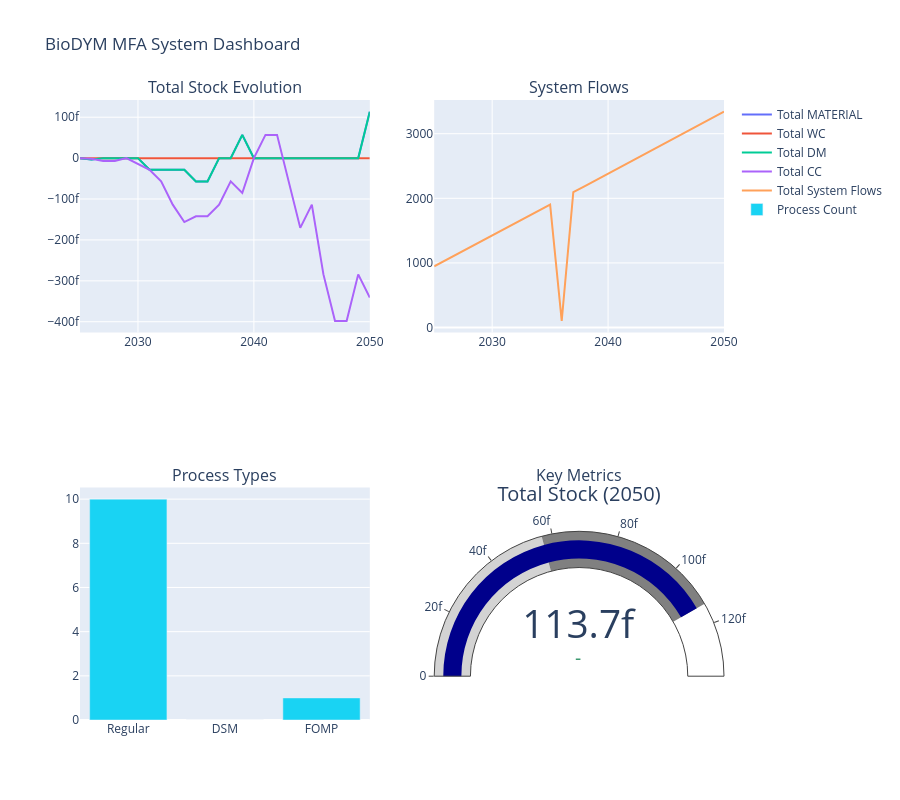

The cell this chart's notebook holds for it:
### Code cell
print("📊 Creating summary dashboard...")
try:
    plotting.plot_summary_dashboard(mfa_system_with_results, dsm_params, fomp_params)
    print("✅ Summary dashboard created")
except Exception as e:
    print(f"⚠️ Could not create summary dashboard: {e}")

### Figure 1 — Plotly figure (JSON) as saved in the notebook; plotly's stock layout.template omitted (floating-point values rounded to 4 significant figures)
{"data": [{"mode": "lines", "name": "Total MATERIAL", "type": "scatter", "x": [2025, 2026, 2027, 2028, 2029, 2030, 2031, 2032, 2033, 2034, 2035, 2036, 2037, 2038, 2039, 2040, 2041, 2042, 2043, 2044, 2045, 2046, 2047, 2048, 2049, 2050], "xaxis": "x", "y": [0, -3.553e-15, 0, 0, 0, 0, -2.842e-14, -2.842e-14, -2.842e-14, -2.842e-14, -5.684e-14, -5.684e-14, 0, 0, 5.684e-14, 0, 0, 0, 0, 0, 0, 0, 0, 0, 0, 1.137e-13], "yaxis": "y"}, {"mode": "lines", "name": "Total WC", "type": "scatter", "x": [2025, 2026, 2027, 2028, 2029, 2030, 2031, 2032, 2033, 2034, 2035, 2036, 2037, 2038, 2039, 2040, 2041, 2042, 2043, 2044, 2045, 2046, 2047, 2048, 2049, 2050], "xaxis": "x", "y": [0, 0, 0, 0, 0, 0, 0, 0, 0, 0, 0, 0, 0, 0, 0, 0, 0, 0, 0, 0, 0, 0, 0, 0, 0, 0], "yaxis": "y"}, {"mode": "lines", "name": "Total DM", "type": "scatter", "x": [2025, 2026, 2027, 2028, 2029, 2030, 2031, 2032, 2033, 2034, 2035, 2036, 2037, 2038, 2039, 2040, 2041, 2042, 2043, 2044, 2045, 2046, 2047, 2048, 2049, 2050], "xaxis": "x", "y": [0, -3.553e-15, 0, 0, 0, 0, -2.842e-14, -2.842e-14, -2.842e-14, -2.842e-14, -5.684e-14, -5.684e-14, 0, 0, 5.684e-14, 0, 0, 0, 0, 0, 0, 0, 0, 0, 0, 1.137e-13], "yaxis": "y"}, {"mode": "lines", "name": "Total CC", "type": "scatter", "x": [2025, 2026, 2027, 2028, 2029, 2030, 2031, 2032, 2033, 2034, 2035, 2036, 2037, 2038, 2039, 2040, 2041, 2042, 2043, 2044, 2045, 2046, 2047, 2048, 2049, 2050], "xaxis": "x", "y": [0, -1.776e-15, -7.105e-15, -7.105e-15, 0, -1.421e-14, -2.842e-14, -5.684e-14, -1.137e-13, -1.563e-13, -1.421e-13, -1.421e-13, -1.137e-13, -5.684e-14, -8.527e-14, 0, 5.684e-14, 5.684e-14, -5.684e-14, -1.705e-13, -1.137e-13, -2.842e-13, -3.979e-13, -3.979e-13, -2.842e-13, -3.411e-13], "yaxis": "y"}, {"mode": "lines", "name": "Total System Flows", "type": "scatter", "x": [2025, 2026, 2027, 2028, 2029, 2030, 2031, 2032, 2033, 2034, 2035, 2036, 2037, 2038, 2039, 2040, 2041, 2042, 2043, 2044, 2045, 2046, 2047, 2048, 2049, 2050], "xaxis": "x2", "y": [948.1, 1043.0, 1139.0, 1234.0, 1330.0, 1425.0, 1521.0, 1616.0, 1712.0, 1808.0, 1903.0, 102.9, 2094.0, 2190.0, 2286.0, 2381.0, 2477.0, 2573.0, 2669.0, 2765.0, 2861.0, 2957.0, 3053.0, 3149.0, 3245.0, 3342.0], "yaxis": "y2"}, {"name": "Process Count", "type": "bar", "x": ["Regular", "DSM", "FOMP"], "xaxis": "x3", "y": [10, 0, 1], "yaxis": "y3"}, {"domain": {"x": [0.55, 1], "y": [0, 0.375]}, "gauge": {"axis": {"range": [null, 1.364e-13]}, "bar": {"color": "darkblue"}, "steps": [{"color": "lightgray", "range": [0, 5.684e-14]}, {"color": "gray", "range": [5.684e-14, 1.137e-13]}]}, "mode": "gauge+number+delta", "title": {"text": "Total Stock (2050)"}, "type": "indicator", "value": 1.137e-13}], "layout": {"annotations": [{"font": {"size": 16}, "showarrow": false, "text": "Total Stock Evolution", "x": 0.225, "xanchor": "center", "xref": "paper", "y": 1, "yanchor": "bottom", "yref": "paper"}, {"font": {"size": 16}, "showarrow": false, "text": "System Flows", "x": 0.775, "xanchor": "center", "xref": "paper", "y": 1, "yanchor": "bottom", "yref": "paper"}, {"font": {"size": 16}, "showarrow": false, "text": "Process Types", "x": 0.225, "xanchor": "center", "xref": "paper", "y": 0.375, "yanchor": "bottom", "yref": "paper"}, {"font": {"size": 16}, "showarrow": false, "text": "Key Metrics", "x": 0.775, "xanchor": "center", "xref": "paper", "y": 0.375, "yanchor": "bottom", "yref": "paper"}], "height": 800, "title": {"text": "BioDYM MFA System Dashboard"}, "xaxis": {"anchor": "y", "domain": [0, 0.45]}, "xaxis2": {"anchor": "y2", "domain": [0.55, 1]}, "xaxis3": {"anchor": "y3", "domain": [0, 0.45]}, "yaxis": {"anchor": "x", "domain": [0.625, 1]}, "yaxis2": {"anchor": "x2", "domain": [0.625, 1]}, "yaxis3": {"anchor": "x3", "domain": [0, 0.375]}}}
